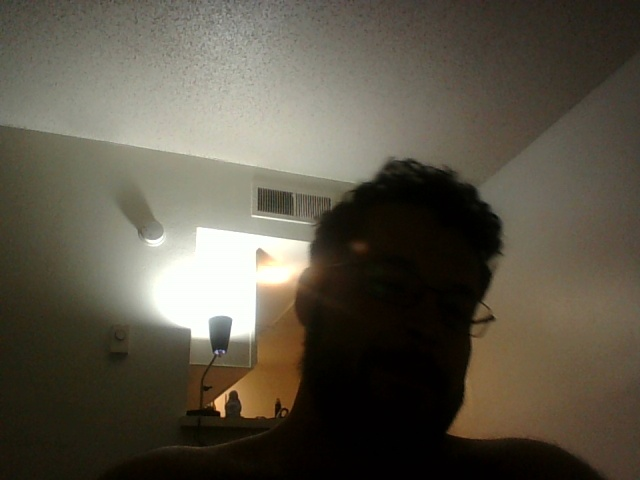
#> input picture data/Frame1.jpg, 640 x 480 px, given in place of the camera
$ python main.py
#> lines starting #> are read from the running program, lines starting #| are printed output that depends on the picture; after the words box and inside, x2 and y2 are one past the last pixel; in counts of white or black regions, pixels touching at a corner belong together
### MotionDetector1.py
# Python program to implement
# Webcam Motion Detector

# importing OpenCV, time and Pandas library
import cv2, time, pandas
# importing datetime class from datetime library
from datetime import datetime
import time as tempo
import os
# Assigning our static_back to None
#import ComplementaryFunctions
def DetectMotion():
    static_back = None

    # List when any moving object appear
    motion_list = [None, None]

    # Time of movement
    time = []

    #Frame counter
    i=0

    # Initializing DataFrame, one column is start
    # time and other column is end time
    df = pandas.DataFrame(columns=["Start", "End"])

    # Capturing video
    video = cv2.VideoCapture(0)

    # Check if camera is in use
    while not (video.isOpened()):
        #print('Camera on, cannot stream')
        tempo.sleep(.1)

    # Infinite while loop to treat stack of image as video
    while True:
        # Reading frame(image) from video
        check, frame = video.read()
#> frame is the input picture: shape (480, 640, 3); mean B, G, R 71.7, 85.3, 91.1

        # Initializing motion = 0(no motion)
        motion = 0

        # Converting color image to gray_scale image
        gray = cv2.cvtColor(frame, cv2.COLOR_BGR2GRAY)
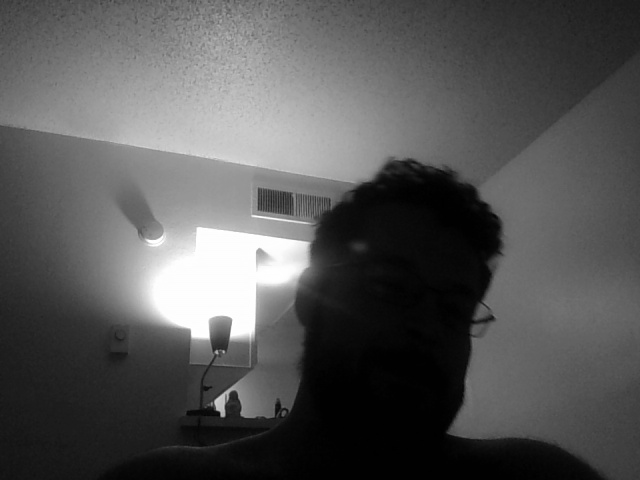
#> gray: shape (480, 640); min 0, max 255, mean 85.5

        # Converting gray scale image to GaussianBlur
        # so that change can be find easily
        gray = cv2.GaussianBlur(gray, (21, 21), 0)

        # In first iteration we assign the value
        # of static_back to our first frame
        if static_back is None:
            static_back = gray
            continue

        # Difference between static background
        # and current frame(which is GaussianBlur)
        diff_frame = cv2.absdiff(static_back, gray)

        # If change in between static background and
        # current frame is greater than 30 it will show white color(255)
        thresh_frame = cv2.threshold(diff_frame, 30, 255, cv2.THRESH_BINARY)[1]
        thresh_frame = cv2.dilate(thresh_frame, None, iterations=2)


        # Finding contour of moving object
        cnts, _ = cv2.findContours(thresh_frame.copy(),
                                   cv2.RETR_EXTERNAL, cv2.CHAIN_APPROX_SIMPLE)

        for contour in cnts:
            if cv2.contourArea(contour) < 10000:
                continue
            motion = 1
            print('Motion detected!')
            print("press q to simulate accelerometer triggering")

            #Take 100 snapshots
            i+=1
            timestamp = datetime.now()
            timestamp1 = timestamp.strftime("%H_%M_%d_%m")
            os.system(f"mkdir data/{timestamp1}")
            cv2.imwrite(f'data/{timestamp1}/Frame' + str(i) + '.jpg', frame)
            if i > 100:
                i = 0

            (x, y, w, h) = cv2.boundingRect(contour)
            # making green rectangle around the moving object
            cv2.rectangle(frame, (x, y), (x + w, y + h), (0, 255, 0), 3)
            print("Motion detected")

        # Appending status of motion
        motion_list.append(motion)

        motion_list = motion_list[-2:]

        # Appending Start time of motion
        if motion_list[-1] == 1 and motion_list[-2] == 0:
            time.append(datetime.now())

        # Appending End time of motion
        if motion_list[-1] == 0 and motion_list[-2] == 1:
            time.append(datetime.now())

        # Displaying image in gray_scale
        #cv2.imshow("Gray Frame", gray)

        # Displaying the difference in currentframe to
        # the staticframe(very first_frame)
        #cv2.imshow("Difference Frame", diff_frame)

        # Displaying the black and white image in which if
        # intensity difference greater than 30 it will appear white
        #cv2.imshow("Threshold Frame", thresh_frame)

        # Displaying color frame with contour of motion of object
        cv2.imshow("Color Frame", frame)

        key = cv2.waitKey(1)
        # if q entered whole process will stop
        if key == ord('q'):
            # if something is moving then it append the end time of movement
            if motion == 1:
                time.append(datetime.now())
            break

    # Appending time of motion in DataFrame
    for i in range(0, len(time), 2):
        df = df.append({"Start": time[i], "End": time[i + 1]}, ignore_index=True)
#> this loop made 0 passes

    # Creating a CSV file in which time of movements will be saved
    df.to_csv("data/Time_of_movements.csv")

    video.release()

    # Destroying all the windows
    cv2.destroyAllWindows()
    return print("Finished detecting motion")

# [2 lines that do not run on import are left out]

### ColorDetect.py
# Python code for Multiple Color Detection
import numpy as np
import cv2
import time

def DetectColors(flag=0):
    # Capturing video through webcam
#> called with flag = 0
    webcam = cv2.VideoCapture(0)

    # Flag initialization
    flag = 0

    # Initialize area counters
    red_area = 0
    green_area = 0
    blue_area = 0

    # Check if camera is in use
    while not (webcam.isOpened()):
        #print('Camera in use by something else!!, cannot stream')
        time.sleep(.1)

    # Start a while loop
    while (1):

        # Reading the video from the
        # webcam in image frames
        _, imageFrame = webcam.read()

        # Convert the imageFrame in
        # BGR(RGB color space) to
        # HSV(hue-saturation-value)
        # color space
        hsvFrame = cv2.cvtColor(imageFrame, cv2.COLOR_BGR2HSV)
#> hsvFrame: shape (480, 640, 3); mean H, S, V 26.6, 94.9, 91.4

        # Set range for red color and
        # define mask
        red_lower = np.array([136, 87, 111], np.uint8)
        red_upper = np.array([180, 255, 255], np.uint8)
        red_mask = cv2.inRange(hsvFrame, red_lower, red_upper)
#> red_mask: shape (480, 640); every value is 0

        # Set range for green color and
        # define mask
        green_lower = np.array([25, 52, 72], np.uint8)
        green_upper = np.array([120, 255, 255], np.uint8)
        green_mask = cv2.inRange(hsvFrame, green_lower, green_upper)
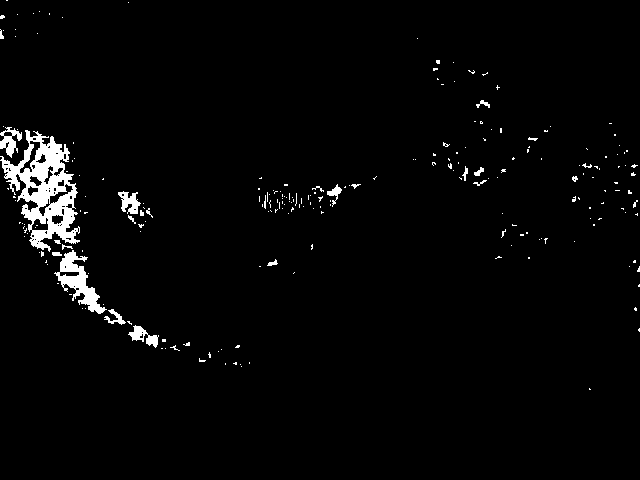
#> green_mask: shape (480, 640); 2.6% white; 229 white regions (204 under 20 px), largest, box (x1, y1, x2, y2) and area: (0, 130, 80, 252) 4116, (54, 250, 107, 314) 1146, (0, 127, 22, 158) 325

        # Set range for blue color and
        # define mask

        blue_lower = np.array([94, 80, 2], np.uint8)
        blue_upper = np.array([120, 255, 255], np.uint8)
        blue_mask = cv2.inRange(hsvFrame, blue_lower, blue_upper)
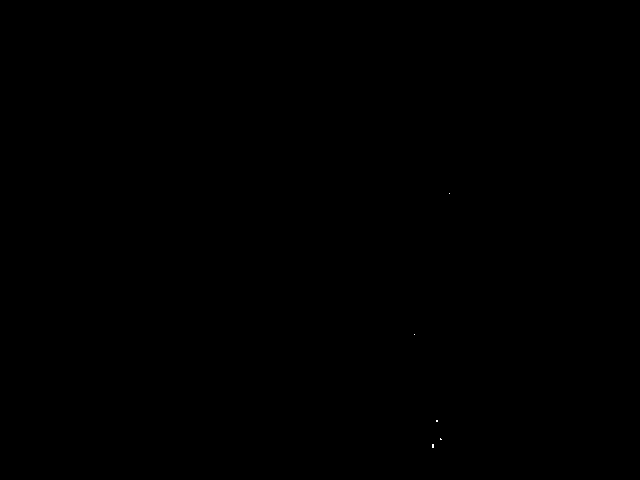
#> blue_mask: shape (480, 640); 0.01% white in thin lines or dots, all inside (x1, y1, x2, y2) = (414, 193, 450, 448)

        # Morphological Transform, Dilation
        # for each color and bitwise_and operator
        # between imageFrame and mask determines
        # to detect only that particular color
        kernal = np.ones((5, 5), "uint8")

        # For red color
        red_mask = cv2.dilate(red_mask, kernal)
        res_red = cv2.bitwise_and(imageFrame, imageFrame,
                                  mask=red_mask)
#> res_red: shape (480, 640, 3); every value is 0

        # For green color
        green_mask = cv2.dilate(green_mask, kernal)
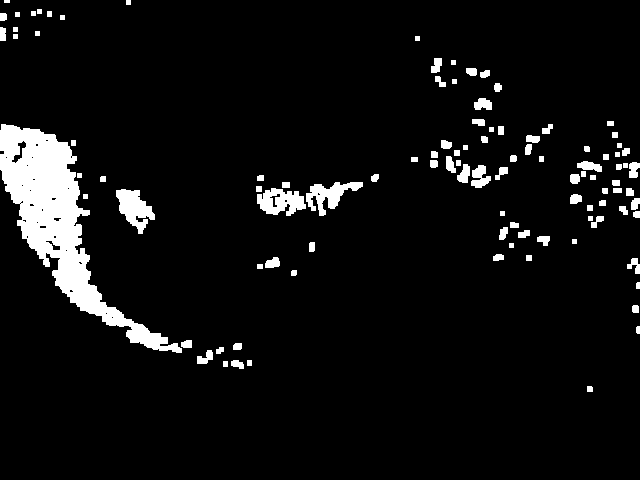
#> green_mask: shape (480, 640); 6.3% white; 104 white regions (1 under 20 px), largest, box (x1, y1, x2, y2) and area: (0, 124, 182, 353) 11002, (116, 189, 155, 234) 945, (257, 188, 306, 216) 888
        res_green = cv2.bitwise_and(imageFrame, imageFrame,
                                    mask=green_mask)
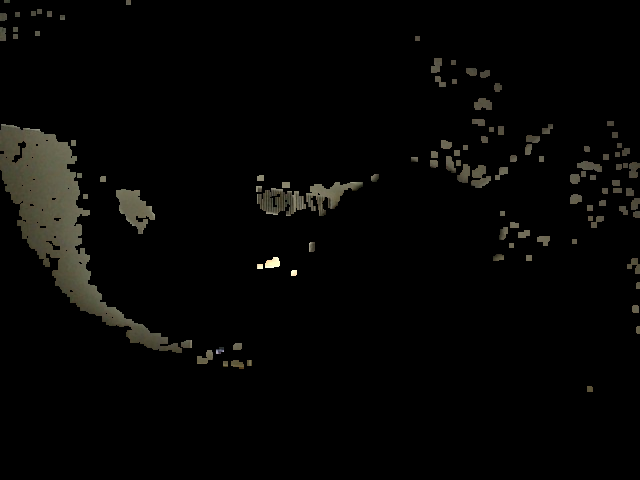
#> res_green: shape (480, 640, 3); mean B, G, R 4.5, 5.7, 5.9

        # For blue color
        blue_mask = cv2.dilate(blue_mask, kernal)
#> blue_mask: shape (480, 640); 0.06% white; 5 white regions
        res_blue = cv2.bitwise_and(imageFrame, imageFrame,
                                   mask=blue_mask)

        # Creating contour to track red color
        contours, hierarchy = cv2.findContours(red_mask,
                                               cv2.RETR_TREE,
                                               cv2.CHAIN_APPROX_SIMPLE)
#> contours = []

        for pic, contour in enumerate(contours):
            area = cv2.contourArea(contour)
            if (area > 300):
                red_area = area
                print(f'Red:{area}')
                x, y, w, h = cv2.boundingRect(contour)
                imageFrame = cv2.rectangle(imageFrame, (x, y),
                                           (x + w, y + h),
                                           (0, 0, 255), 2)
                coordinatesRed = [x,y]
                print(f'Coordinates:{coordinatesRed}')
                #plott(x,y)
                cv2.putText(imageFrame, "Red Colour", (x, y),
                            cv2.FONT_HERSHEY_SIMPLEX, 1.0,
                            (0, 0, 255))

        # Creating contour to track green color
        contours, hierarchy = cv2.findContours(green_mask,
                                               cv2.RETR_TREE,
                                               cv2.CHAIN_APPROX_SIMPLE)
#> contours = 135 contours, 51 with area under 20; largest, box (x1, y1, x2, y2) and area: (0, 124, 182, 353) 10788, (116, 189, 155, 234) 857, (257, 188, 306, 216) 842, (306, 182, 363, 216) 742, (471, 165, 491, 188) 238

        for pic, contour in enumerate(contours):
            area = cv2.contourArea(contour)
            if (area > 300):
                green_area=area
                print(f'Green:{area}')
                x, y, w, h = cv2.boundingRect(contour)
                imageFrame = cv2.rectangle(imageFrame, (x, y),
                                           (x + w, y + h),
                                           (0, 255, 0), 2)
                coordinatesGreen = [x,y]
                print(f'Coordinates:{coordinatesGreen}')

                cv2.putText(imageFrame, "Green Colour", (x, y),
                            cv2.FONT_HERSHEY_SIMPLEX,
                            1.0, (0, 255, 0))
#> this loop made 135 passes
#> (area, green_area, x, y, w, h) on passes 35, 39, 43, 84: (857, 857, 116, 189, 39, 45), (842, 842, 257, 188, 49, 28), (741.5, 741.5, 306, 182, 57, 34), (10788.5, 10788.5, 0, 124, 182, 229)
#> area on passes 1, 4, 5, 6, 7, 8: 24.5, 66.5, 107.5, 31, 45.5, 61.5
#| Green:857.0
#| Coordinates:[116, 189]
#| Green:842.0
#| Coordinates:[257, 188]
#| Green:741.5
#| Coordinates:[306, 182]
#| Green:10788.5
#| Coordinates:[0, 124]
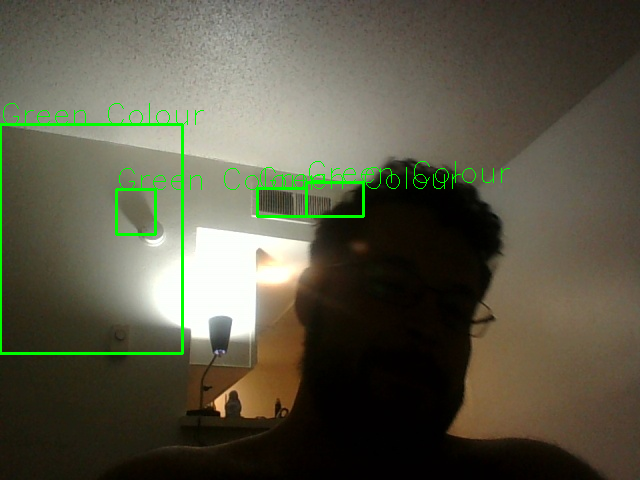
#> imageFrame: shape (480, 640, 3); 1.65% of pixels changed, all inside (x1, y1, x2, y2) = (0, 103, 510, 355)

        # Creating contour to track blue color
        contours, hierarchy = cv2.findContours(blue_mask,
                                               cv2.RETR_TREE,
                                               cv2.CHAIN_APPROX_SIMPLE)
#> contours = 5 contours, 2 with area under 20; largest, box (x1, y1, x2, y2) and area: (430, 442, 436, 450) 35, (434, 418, 440, 424) 25, (438, 436, 444, 442) 24
        for pic, contour in enumerate(contours):
            area = cv2.contourArea(contour)
            if (area > 300):
                blue_area = area
                print(f'Blue:{area}')
                x, y, w, h = cv2.boundingRect(contour)
                imageFrame = cv2.rectangle(imageFrame, (x, y),
                                           (x + w, y + h),
                                           (255, 0, 0), 2)
                coordinatesBlue = [x,y]
                print(f'Coordinates:{coordinatesBlue}')

                cv2.putText(imageFrame, "Blue Colour", (x, y),
                            cv2.FONT_HERSHEY_SIMPLEX,
                            1.0, (255, 0, 0))
#> this loop made 5 passes
#> (contour, area) on passes 1, 3: ([[430, 442], [430, 449], [435, 449], [435, 442]], 35), ([[434, 418], [434, 423], [439, 423], [439, 418]], 25)
        # Program Termination
        cv2.imshow("Multiple Color Detection in Real-TIme", imageFrame)

        # Save detected colors
        detected_colors = [red_area, green_area, blue_area]
#> detected_colors = [0, 10788.5, 0]
        #print(detected_colors)

        # Logic?
        for i in detected_colors:
            if i < 100:
                print (i)
                flag += 1
                print(f"missing a color: {flag}")
            else:
                flag = 0
#> this loop made 3 passes
#> (i, flag) on passes 2 to 3: (10788.5, 0), (0, 1)
#> flag on pass 1: 1
#| 0
#| missing a color: 1
#| 0
#| missing a color: 1

        if flag > 100:
            webcam.release()
            print("Camera must be blocked")
            return False

        if cv2.waitKey(10) & 0xFF == ord('q'): #Will be replaced for accelerometer triggering
#> (key q is pressed here)
            webcam.release()
            #cv2.destroyAllWindows()
            return True


# [2 lines that do not run on import are left out]

### main.py
import MotionDetector1
import ColorDetect
import Error_database
from datetime import datetime
# Still shows windows for demonstration

now = datetime.now()
date_time = now.strftime("%m/%d/%Y, %H:%M:%S")
uuid = "LVI-100234" #Use that one enviromental var to do this part
board_model = "GEN2" #Use another one of the enviromental variables (lame)

# Press q to exit the windows, represents accelerometer
MotionDetector1.DetectMotion()

# Color detect for camera obstruction
if not ColorDetect.DetectColors():
    # Log into error database as a warning
    Error_database.log_error(date_time,uuid,board_model, error_code=111)

$ run again, on data/Frame100.jpg
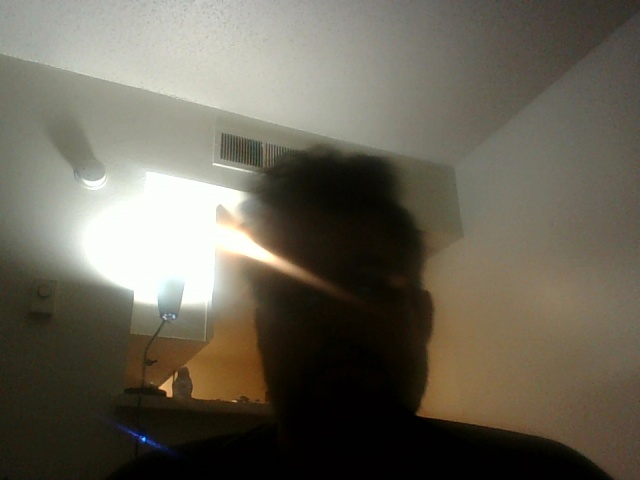
#> input picture data/Frame100.jpg, 640 x 480 px, given in place of the camera
#> in DetectMotion, frame is the input picture: shape (480, 640, 3); mean B, G, R 86.6, 100, 104.9
#> hsvFrame: shape (480, 640, 3); mean H, S, V 30.1, 78.5, 105.7
#> red_mask: shape (480, 640); every value is 0
#> in DetectColors, `green_mask = cv2.inRange(hsvFrame, green_lower, green_upper)`:
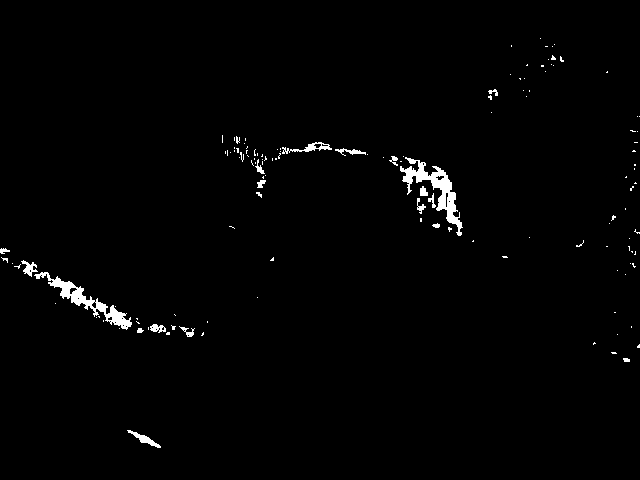
#> green_mask: shape (480, 640); 1.3% white; 135 white regions (115 under 20 px), largest, box (x1, y1, x2, y2) and area: (400, 157, 463, 236) 1248, (34, 272, 132, 330) 1055, (282, 142, 332, 154) 201
#> res_red: shape (480, 640, 3); every value is 0
#> in DetectColors, `contours, hierarchy = cv2.findContours(red_mask, cv2.RETR_TREE, cv2.CH..`: contours = []
#> in DetectColors, `contours, hierarchy = cv2.findContours(green_mask, cv2.RETR_TREE, cv2...`: contours = 62 contours, 16 with area under 20; largest, box (x1, y1, x2, y2) and area: (0, 246, 197, 339) 2992, (387, 154, 465, 238) 2866, (223, 134, 269, 200) 988, (270, 140, 370, 163) 859, (125, 428, 163, 450) 349
#> the loop in DetectColors, `for pic, contour in enumerate(contours):` made 62 passes
#> (area, green_area, x, y, w, h) on passes 1, 19, 36, 44, 45: (349, 349, 125, 428, 38, 22), (2992, 2992, 0, 246, 197, 93), (2865.5, 2865.5, 387, 154, 78, 84), (859, 859, 270, 140, 100, 23), (987.5, 987.5, 223, 134, 46, 66)
#> (printed output is left out)
#> in DetectColors, `contours, hierarchy = cv2.findContours(blue_mask, cv2.RETR_TREE, cv2.C..`: contours = 10 contours, 1 with area under 20; largest, box (x1, y1, x2, y2) and area: (116, 421, 188, 466) 1040, (414, 416, 439, 434) 197, (526, 454, 532, 464) 45, (252, 442, 258, 450) 35, (446, 438, 454, 444) 35
#> the loop in DetectColors, `for pic, contour in enumerate(contours):` made 10 passes
#> (area, blue_area, x, y, w, h) on pass 9: (1040.5, 1040.5, 116, 421, 72, 45)
#> (printed output is left out)
#> after the loop in DetectColors, `for pic, contour in enumerate(contours):`:
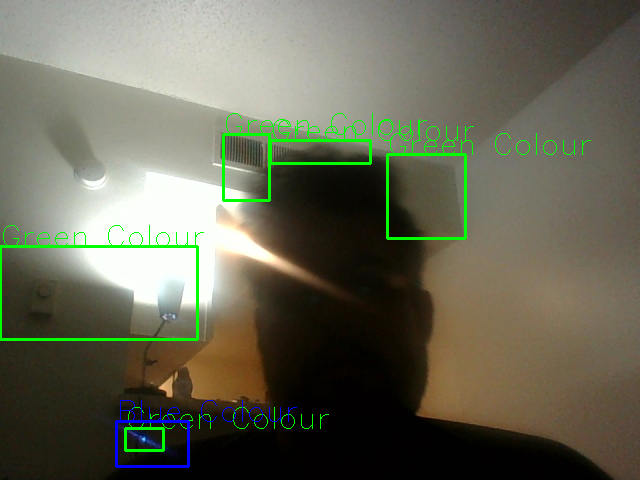
#> imageFrame: shape (480, 640, 3); mean B, G, R 85.5, 102.8, 102.6
#> detected_colors = [0, 987.5, 1040.5]
#> the loop in DetectColors, `for i in detected_colors:` made 3 passes
#> (i, flag) on passes 2 to 3: (987.5, 0), (1040.5, 0)
#> (printed output is left out)
